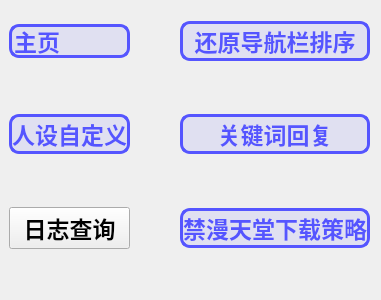
              <widget class="QGroupBox" name="groupBox">
               <property name="styleSheet">
                <string notr="true">QGroupBox {
	border: none;			/*无边框*/
	color: rgb(0, 255, 0);
}</string>
               </property>
               <property name="title">
                <string/>
               </property>
               <layout class="QGridLayout" name="gridLayout">
                <property name="leftMargin">
                 <number>9</number>
                </property>
                <property name="topMargin">
                 <number>21</number>
                </property>
                <property name="horizontalSpacing">
                 <number>50</number>
                </property>
                <property name="verticalSpacing">
                 <number>53</number>
                </property>
                <item row="1" column="0" colspan="2">
                 <widget class="QPushButton" name="OpenRoleDir">
                  <property name="minimumSize">
                   <size>
                    <width>0</width>
                    <height>40</height>
                   </size>
                  </property>
                  <property name="sizeIncrement">
                   <size>
                    <width>0</width>
                    <height>40</height>
                   </size>
                  </property>
                  <property name="font">
                   <font>
                    <family>黑体</family>
                    <pointsize>17</pointsize>
                    <bold>true</bold>
                   </font>
                  </property>
                  <property name="toolTip">
                   <string>打开提示库，在这个目录下用户可以自行添加或修改AI自动回复的人设。</string>
                  </property>
                  <property name="styleSheet">
                   <string notr="true">/**正常情况下样式**/
QPushButton{
	border-radius: 10px;		/*圆角*/
	border: 3px solid rgb(85, 85, 255);  /*边框大小、边框样式、边框颜色*/
	color: rgb(85, 85, 255);
	/*background-color: rgba(0, 255, 0,0.1);	*/
	background-color: rgba(85, 85, 255,0.1);/*按钮背景颜色纯白*/
}

/**鼠标停留在按钮上的样式**/
QPushButton::hover{	
	background-color: rgba(85, 85, 255,0.3);
	color: rgb(255, 255, 255);
}

/**鼠标按压下去的样式**/
QPushButton:pressed {
	background-color: rgb(85, 85, 255);
	color: rgb(255, 255, 255);
}
</string>
                  </property>
                  <property name="text">
                   <string>人设自定义</string>
                  </property>
                  <property name="autoRepeat">
                   <bool>false</bool>
                  </property>
                  <property name="autoDefault">
                   <bool>false</bool>
                  </property>
                  <property name="default">
                   <bool>false</bool>
                  </property>
                  <property name="flat">
                   <bool>false</bool>
                  </property>
                 </widget>
                </item>
                <item row="2" column="0" colspan="2">
                 <widget class="QPushButton" name="LogQueryDir">
                  <property name="minimumSize">
                   <size>
                    <width>0</width>
                    <height>40</height>
                   </size>
                  </property>
                  <property name="sizeIncrement">
                   <size>
                    <width>0</width>
                    <height>40</height>
                   </size>
                  </property>
                  <property name="font">
                   <font>
                    <family>黑体</family>
                    <pointsize>17</pointsize>
                    <bold>true</bold>
                   </font>
                  </property>
                  <property name="toolTip">
                   <string>存放Q群的聊天记录和软件的日志信息</string>
                  </property>
                  <property name="styleSheet">
                   <string notr="true">/**正常情况下样式**/
QPushButton{
	border-radius: 10px;		/*圆角*/
	border-width: 3px;		/*设置边框大小*/
	border-color: rgb(85, 85, 255);  /*边框颜色*/
	border-style: solid;		/*实线*/
	color: rgb(85, 85, 255);
	/*background-color: rgba(0, 255, 0,0.1);	*/
	background-color: rgba(85, 85, 255,0.1)/*按钮背景颜色纯白*/
}

/**鼠标停留在按钮上的样式**/
QPushButton::hover{	
	background-color: rgba(85, 85, 255,0.3);
	color: rgb(255, 255, 255);
}

/**鼠标按压下去的样式**/
QPushButton:pressed {
	background-color: rgb(85, 85, 255);
	color: rgb(255, 255, 255);
}
`</string>
                  </property>
                  <property name="text">
                   <string>日志查询</string>
                  </property>
                  <property name="autoRepeat">
                   <bool>false</bool>
                  </property>
                  <property name="autoDefault">
                   <bool>false</bool>
                  </property>
                  <property name="default">
                   <bool>false</bool>
                  </property>
                  <property name="flat">
                   <bool>false</bool>
                  </property>
                 </widget>
                </item>
                <item row="0" column="2">
                 <widget class="QPushButton" name="RestoreNavigationBarSortingButton">
                  <property name="minimumSize">
                   <size>
                    <width>0</width>
                    <height>40</height>
                   </size>
                  </property>
                  <property name="sizeIncrement">
                   <size>
                    <width>0</width>
                    <height>40</height>
                   </size>
                  </property>
                  <property name="font">
                   <font>
                    <family>黑体</family>
                    <pointsize>17</pointsize>
                    <bold>true</bold>
                   </font>
                  </property>
                  <property name="styleSheet">
                   <string notr="true">/**正常情况下样式**/
QPushButton{
	border-radius: 10px;		/*圆角*/
	border-width: 3px;		/*设置边框大小*/
	border-color: rgb(85, 85, 255);  /*边框颜色*/
	border-style: solid;		/*实线*/
	color: rgb(85, 85, 255);
	/*background-color: rgba(0, 255, 0,0.1);	*/
	background-color: rgba(85, 85, 255,0.1)/*按钮背景颜色纯白*/
}

/**鼠标停留在按钮上的样式**/
QPushButton::hover{	
	background-color: rgba(85, 85, 255,0.3);
	color: rgb(255, 255, 255);
}

/**鼠标按压下去的样式**/
QPushButton:pressed {
	background-color: rgb(85, 85, 255);
	color: rgb(255, 255, 255);
}
</string>
                  </property>
                  <property name="text">
                   <string>还原导航栏排序</string>
                  </property>
                 </widget>
                </item>
                <item row="2" column="2">
                 <widget class="QPushButton" name="JMDownloadStrategy">
                  <property name="minimumSize">
                   <size>
                    <width>0</width>
                    <height>40</height>
                   </size>
                  </property>
                  <property name="sizeIncrement">
                   <size>
                    <width>0</width>
                    <height>40</height>
                   </size>
                  </property>
                  <property name="font">
                   <font>
                    <family>黑体</family>
                    <pointsize>17</pointsize>
                    <bold>true</bold>
                   </font>
                  </property>
                  <property name="toolTip">
                   <string>&lt;html&gt;&lt;head/&gt;&lt;body&gt;&lt;p&gt;&lt;span style=&quot; color:#ff0000;&quot;&gt;不懂不要动！！！&lt;/span&gt;&lt;/p&gt;&lt;p&gt;打开禁漫天堂下载策略的配置文件，修改下载策略，默认下载完整的本子。&lt;/p&gt;&lt;/body&gt;&lt;/html&gt;</string>
                  </property>
                  <property name="styleSheet">
                   <string notr="true">/**正常情况下样式**/
QPushButton{
	border-radius: 10px;		/*圆角*/
	border-width: 3px;		/*设置边框大小*/
	border-color: rgb(85, 85, 255);  /*边框颜色*/
	border-style: solid;		/*实线*/
	color: rgb(85, 85, 255);
	/*background-color: rgba(0, 255, 0,0.1);	*/
	background-color: rgba(85, 85, 255,0.1)/*按钮背景颜色纯白*/
}

/**鼠标停留在按钮上的样式**/
QPushButton::hover{	
	background-color: rgba(85, 85, 255,0.3);
	color: rgb(255, 255, 255);
}

/**鼠标按压下去的样式**/
QPushButton:pressed {
	background-color: rgb(85, 85, 255);
	color: rgb(255, 255, 255);
}
</string>
                  </property>
                  <property name="text">
                   <string>禁漫天堂下载策略</string>
                  </property>
                  <property name="autoRepeat">
                   <bool>false</bool>
                  </property>
                  <property name="autoDefault">
                   <bool>false</bool>
                  </property>
                  <property name="default">
                   <bool>false</bool>
                  </property>
                  <property name="flat">
                   <bool>false</bool>
                  </property>
                 </widget>
                </item>
                <item row="0" column="0" colspan="2">
                 <widget class="QComboBox" name="InitialInterfaceLocationComboBox">
                  <property name="sizeIncrement">
                   <size>
                    <width>0</width>
                    <height>40</height>
                   </size>
                  </property>
                  <property name="font">
                   <font>
                    <pointsize>17</pointsize>
                    <bold>true</bold>
                   </font>
                  </property>
                  <property name="toolTip">
                   <string>初始界面位置</string>
                  </property>
                  <property name="layoutDirection">
                   <enum>Qt::LayoutDirection::LeftToRight</enum>
                  </property>
                  <property name="styleSheet">
                   <string notr="true">/*本体样式(不包括下拉窗口)*/
QComboBox{
	
	color: rgb(85, 85, 255);	/*字体颜色*/
  	border-radius:10px 10px 10px 10px;
	background-color: rgba(85, 85, 255,0.1);/*背景颜色*/
	border: 3px solid rgb(85, 85, 255);  /*边框大小、边框样式、边框颜色*/
}
/*本体样式下拉状态(不包括下拉窗口)*/
QComboBox:on {
	border-top-left-radius: 10px;    /* 左上角圆角半径 */
	border-top-right-radius: 10px;   /* 右上角圆角半径 */
	border-bottom-left-radius: 0px;  /* 左下角直角 */
	border-bottom-right-radius: 0px; /* 右下角直角 */
}

/*下拉的按钮*/
QComboBox::drop-down {
  subcontrol-position: right;
	border:none; /*无边框*/
	padding-right: 10px;		/*调整内部距离(配合下拉图标一起才有效)*/
}

/*右侧下拉箭头图标 */
QComboBox::down-arrow {
	image: url(:/控件图标/控件图标/chevron-down.png);
	width: 20px;	/*限制图标大小*/
	height:20px;/*限制图标大小*/
	padding-right: 10px;		/*调整内部距离(配合下拉按钮一起才有效)*/
}

/*右侧下拉箭头图标(下拉状态)*/
QComboBox::down-arrow:on {
	image: url(:/控件图标/控件图标/chevron-up.png);
}
/*下拉的列表*/
QComboBox QAbstractItemView{
	background-color: rgb(225, 228, 250);/*背景颜色(蓝底经过计算的不透明)*/
/*    border:none;*/
	border: 3px solid rgb(85, 85, 255);	/*边框*/
	border-top-left-radius: 0px;    /* 左上角圆角半径 */
	border-top-right-radius: 0px;   /* 右上角圆角半径 */
	border-bottom-left-radius: 10px;  /* 左下角直角 */
	border-bottom-right-radius: 10px; /* 右下角直角 */
	border-top: none;    /* 无上边框 */
	 outline: 0px; /*下拉项去虚线*/
}
/*=====================下拉框的选项===================*/
/*下拉框的选项*/
QComboBox QAbstractItemView::item{
	text-align: center; /*文本居中显示*/
	color: rgb(85, 85, 255);	/*字体颜色*/
}
/*下拉框的选项被选中*/
QComboBox QAbstractItemView::item:selected{
	background-color: rgba(85, 85, 255,0.3);
}
</string>
                  </property>
                  <property name="currentText">
                   <string>主页</string>
                  </property>
                  <property name="iconSize">
                   <size>
                    <width>40</width>
                    <height>40</height>
                   </size>
                  </property>
                  <item>
                   <property name="text">
                    <string>主页</string>
                   </property>
                   <property name="icon">
                    <iconset resource="resources.qrc">
                     <normaloff>:/爱丽丝表情包/爱丽丝表情包/非女仆/2.png</normaloff>:/爱丽丝表情包/爱丽丝表情包/非女仆/2.png</iconset>
                   </property>
                  </item>
                  <item>
                   <property name="text">
                    <string>状态监测</string>
                   </property>
                   <property name="icon">
                    <iconset resource="resources.qrc">
                     <normaloff>:/爱丽丝表情包/爱丽丝表情包/女仆/1.png</normaloff>:/爱丽丝表情包/爱丽丝表情包/女仆/1.png</iconset>
                   </property>
                  </item>
                  <item>
                   <property name="text">
                    <string>键盘热键</string>
                   </property>
                   <property name="icon">
                    <iconset resource="resources.qrc">
                     <normaloff>:/爱丽丝表情包/爱丽丝表情包/非女仆/4.png</normaloff>:/爱丽丝表情包/爱丽丝表情包/非女仆/4.png</iconset>
                   </property>
                  </item>
                  <item>
                   <property name="text">
                    <string>问题链接</string>
                   </property>
                   <property name="icon">
                    <iconset resource="resources.qrc">
                     <normaloff>:/爱丽丝表情包/爱丽丝表情包/女仆/6.png</normaloff>:/爱丽丝表情包/爱丽丝表情包/女仆/6.png</iconset>
                   </property>
                  </item>
                  <item>
                   <property name="text">
                    <string>用户设置</string>
                   </property>
                   <property name="icon">
                    <iconset resource="resources.qrc">
                     <normaloff>:/爱丽丝表情包/爱丽丝表情包/非女仆/15.png</normaloff>:/爱丽丝表情包/爱丽丝表情包/非女仆/15.png</iconset>
                   </property>
                  </item>
                 </widget>
                </item>
                <item row="1" column="2">
                 <widget class="QPushButton" name="KeywordReplyDir">
                  <property name="minimumSize">
                   <size>
                    <width>0</width>
                    <height>40</height>
                   </size>
                  </property>
                  <property name="sizeIncrement">
                   <size>
                    <width>0</width>
                    <height>40</height>
                   </size>
                  </property>
                  <property name="font">
                   <font>
                    <family>黑体</family>
                    <pointsize>17</pointsize>
                    <bold>true</bold>
                   </font>
                  </property>
                  <property name="toolTip">
                   <string>打开关键词回复目录，在这个目录下用户可以自行添加或修改AI自动回复的规则。</string>
                  </property>
                  <property name="styleSheet">
                   <string notr="true">/**正常情况下样式**/
QPushButton{
	border-radius: 10px;		/*圆角*/
	border-width: 3px;		/*设置边框大小*/
	border-color: rgb(85, 85, 255);  /*边框颜色*/
	border-style: solid;		/*实线*/
	color: rgb(85, 85, 255);
	/*background-color: rgba(0, 255, 0,0.1);	*/
	background-color: rgba(85, 85, 255,0.1)/*按钮背景颜色纯白*/
}

/**鼠标停留在按钮上的样式**/
QPushButton::hover{	
	background-color: rgba(85, 85, 255,0.3);
	color: rgb(255, 255, 255);
}

/**鼠标按压下去的样式**/
QPushButton:pressed {
	background-color: rgb(85, 85, 255);
	color: rgb(255, 255, 255);
}
</string>
                  </property>
                  <property name="text">
                   <string>关键词回复</string>
                  </property>
                  <property name="autoRepeat">
                   <bool>false</bool>
                  </property>
                  <property name="autoDefault">
                   <bool>false</bool>
                  </property>
                  <property name="default">
                   <bool>false</bool>
                  </property>
                  <property name="flat">
                   <bool>false</bool>
                  </property>
                 </widget>
                </item>
                <item row="3" column="2">
                 <spacer name="verticalSpacer_2">
                  <property name="orientation">
                   <enum>Qt::Orientation::Vertical</enum>
                  </property>
                  <property name="sizeHint" stdset="0">
                   <size>
                    <width>20</width>
                    <height>40</height>
                   </size>
                  </property>
                 </spacer>
                </item>
               </layout>
              </widget>
